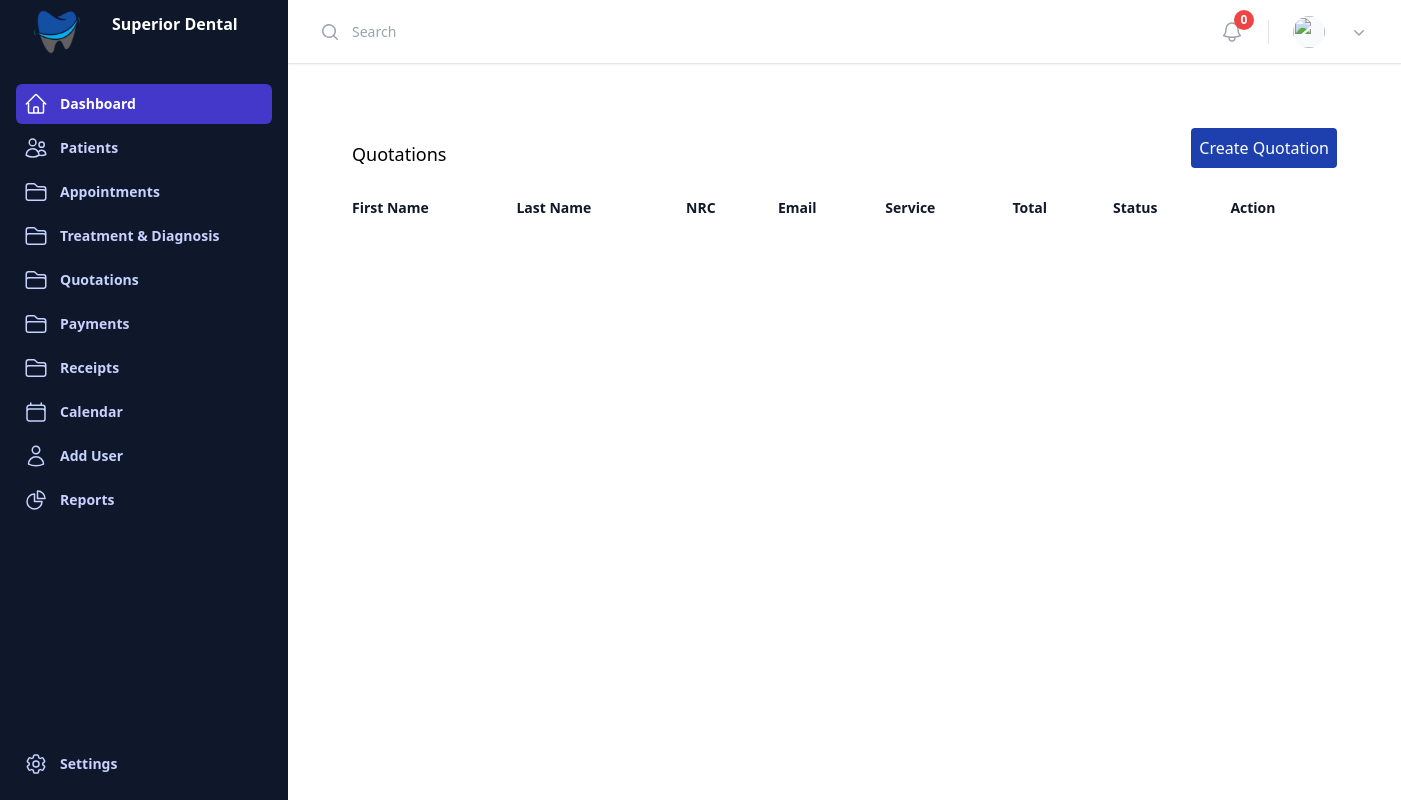
/quotation_list/, run on an earlier commit of the app's database.
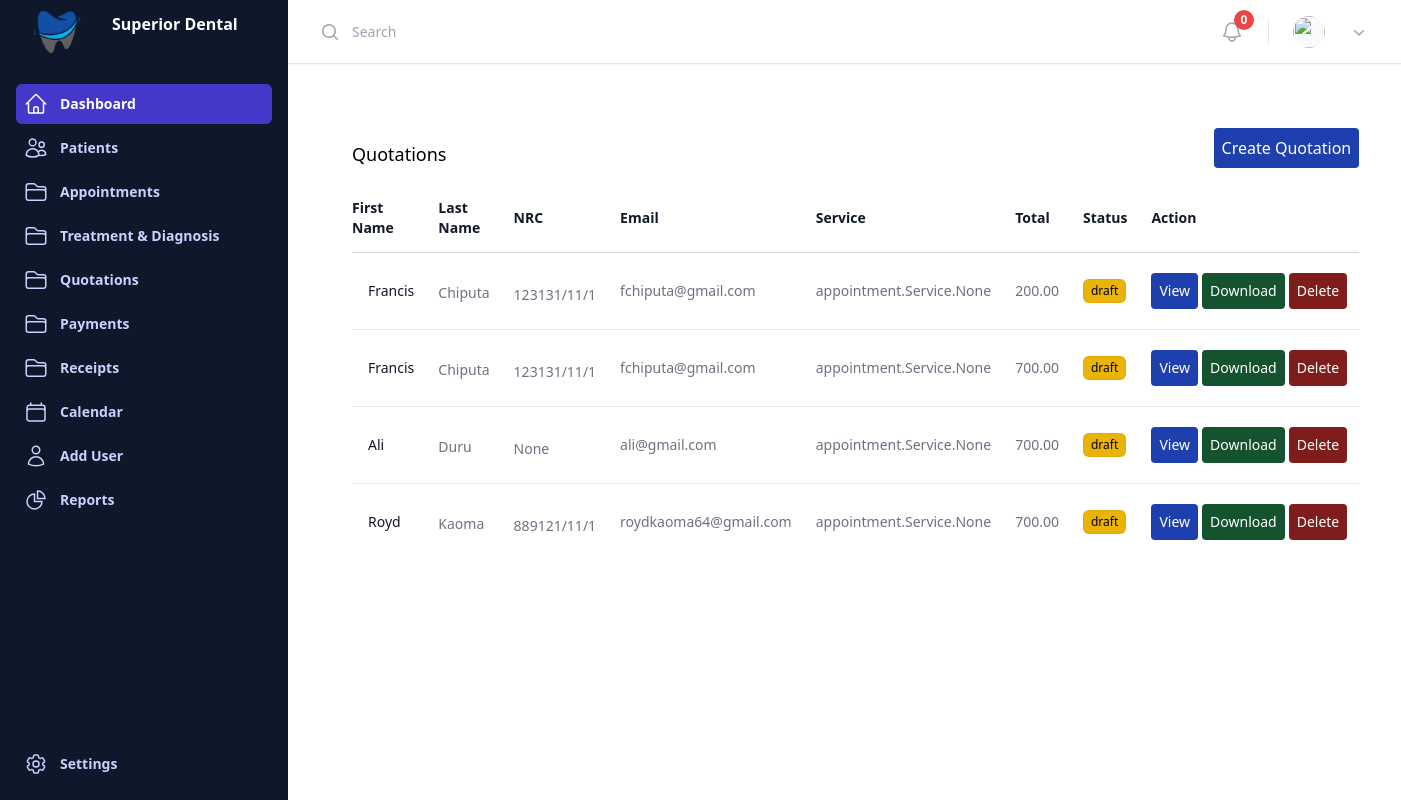
And on a later commit of the database.
### payments/models.py (models this page shows, shortened)
class Quotation(models.Model):
    STATUS_CHOICES = [
        ('draft', 'Draft'),
        ('issued', 'Issued'),
        ('accepted', 'Accepted'),
        ('rejected', 'Rejected')
    ]
    patient = models.ForeignKey(Patient, on_delete=models.CASCADE)
    services = models.ManyToManyField(Service, through='QuotationService')
    total_amount = models.DecimalField(max_digits=10, decimal_places=2, blank=True, null=True)
    updated_at = models.DateTimeField(auto_now=True)
    status = models.CharField(max_length=20, choices=STATUS_CHOICES, default='draft')
    notes = models.TextField(blank=True, null=True)

### patient/models.py (models this page shows, shortened)
class Patient(models.Model):
    first_name = models.CharField(max_length=50)
    last_name = models.CharField(max_length=50)
    date_of_birth = models.DateField(blank=True, null=True)
    gender_choices = [('M', 'Male'), ('F', 'Female')]
    gender = models.CharField(max_length=1, choices=gender_choices, blank=True, null=True)
    nrc = models.CharField(max_length=55,blank=True, null=True)
    phone = models.CharField(max_length=15)
    email = models.EmailField(unique=True)
    address = models.TextField(blank=True, null=True)
    medical_history = models.TextField(blank=True, null=True)
    is_patient = models.BooleanField(default=False)

### templates/views.py (the view)
# urls.py: path('quotation_list/', views.quotation_list, name='quotation_list'),
def quotation_list(request):
    quotations = Quotation.objects.all()
    return render(request, 'quotation_list.html', {'quotations': quotations})

### templates/quotation_list.html (shortened to what this page needs)
{% extends 'base.html' %}
{% block content %}
<div class="inline-block min-w-full py-2 align-middle sm:px-6 lg:px-8">
    <div class="container flex justify-between my-4 items-end">
        <h1 class="text-lg">Quotations</h1>
        <a href="{% url 'create_quotation_list' %}" class="btn btn-primary p-2 rounded bg-blue-800 text-white">Create Quotation</a>
    </div>
    <table class="min-w-full divide-y divide-gray-300">
      <thead>
        <tr>
          <th scope="col" class="py-3.5 pl-4 pr-3 text-left text-sm font-semibold text-gray-900 sm:pl-0">First Name</th>
          <th scope="col" class="px-3 py-3.5 text-left text-sm font-semibold text-gray-900">Last Name</th>
          <th scope="col" class="px-3 py-3.5 text-left text-sm font-semibold text-gray-900">NRC</th>
          <th scope="col" class="px-3 py-3.5 text-left text-sm font-semibold text-gray-900">Email</th>
          <th scope="col" class="px-3 py-3.5 text-left text-sm font-semibold text-gray-900">Service</th>
          <th scope="col" class="px-3 py-3.5 text-left text-sm font-semibold text-gray-900">Total</th>
          <th scope="col" class="px-3 py-3.5 text-left text-sm font-semibold text-gray-900">Status</th>
          <th scope="col" class="px-3 py-3.5 text-left text-sm font-semibold text-gray-900">Action</th>
        </tr>
      </thead>
      <tbody class="divide-y divide-gray-200 bg-white">
        {% for quotations in quotations %}
        <tr>
          <td class="whitespace-nowrap py-5 pl-4 pr-3 text-sm sm:pl-0">
            <div class="flex items-center">
              <div class="ml-4">
                <div class="font-medium text-gray-900">{{quotations.patient.first_name}}</div>
              </div>
            </div>
          </td>
          <td class="whitespace-nowrap px-3 py-5 text-sm text-gray-500">
              <div class="mt-1 text-gray-500"> {{ quotations.patient.last_name }} </div>
          </td>
          <td class="whitespace-nowrap px-3 py-5 text-sm text-gray-500">
              <div class="mt-2 flex items-center text-sm text-gray-500">
                  {{ quotations.patient.nrc}}
                </div>
                <td class="whitespace-nowrap px-3 py-5 text-sm text-gray-500">
                    <p class="text-sm text-gray-500">
                        <a href="#" class="hover:underline"> {{ quotations.patient.email}}</a>
                      </p>
                </td>
                <td class="whitespace-nowrap px-3 py-5 text-sm text-gray-500">
                  <p class="text-sm text-gray-500">
                     {{ quotations.services }}
                    </p>
              </td>
              <td class="whitespace-nowrap px-3 py-5 text-sm text-gray-500">
                  <p class="text-sm text-gray-500">
                     {{ quotations.total_amount }}
                  </p>
              </td>
          </td>
          <td class="whitespace-nowrap px-3 py-5 text-sm text-gray-500">
            <span class="inline-flex items-center rounded-md bg-yellow-500 px-2 py-1 text-xs font-medium text-black ring-1 ring-inset ring-yellow-600/20">{{ quotations.status}}</span>
          </td>
          <td  class="whitespace-nowrap px-3 py-5 text-sm flex flex-row gap-1">
            <a href="{% url 'quotation_detail' quotations.id %}" class="btn btn-primary p-2 rounded bg-blue-800 text-white">View</a>
            <a href="{% url 'quotation_detail' quotations.id %}" class="btn btn-primary p-2 rounded bg-green-900 text-white">Download</a>
            <a href="{% url 'quotation_detail' quotations.id %}" class="btn btn-primary p-2 rounded bg-red-900 text-white">Delete</a>
        </tr>
        {% endfor %}
      </tbody>
    </table>
  </div>
{% endblock %}

### templates/base.html (shortened to what this page needs)
{% load static %}
<!DOCTYPE html>
<html lang="en">
<head>
    <script src="https://cdn.tailwindcss.com"></script>
</head>
<body>
<div>
  <div class="hidden lg:fixed lg:inset-y-0 lg:z-50 lg:flex lg:w-72 lg:flex-col">
    <div class="flex grow flex-col gap-y-5 overflow-y-auto bg-slate-900 px-6 pb-4">
      <div class="flex h-16 shrink-0 items-start justify-start">
        <img src="{% static '/img/logo.png' %}" alt="logo" class="h-16 w-16">
        <h1 class=" p-3 mx-3 text-white font-bold"> Superior Dental </h1>
      </div>
      <nav class="flex flex-1 flex-col">
        <ul role="list" class="flex flex-1 flex-col gap-y-7">
          <li>
            <ul role="list" class="-mx-2 space-y-1">
              <li>
                <a href="{%  url 'dashboard' %}" class="group flex gap-x-3 rounded-md bg-indigo-700 p-2 text-sm/6 font-semibold text-white">
                  Dashboard
                </a>
              </li>
              <li>
                <a href="{%  url 'patients' %}" class="group flex gap-x-3 rounded-md p-2 text-sm/6 font-semibold text-indigo-200 hover:bg-indigo-700 hover:text-white">
                  Patients
                </a>
              </li>
              <li>
                <a href="{% url 'appointments' %}" class="group flex gap-x-3 rounded-md p-2 text-sm/6 font-semibold text-indigo-200 hover:bg-indigo-700 hover:text-white">
                  Appointments
                </a>
              </li>
              <li>
                <a href="{% url 'scheduled_appointment' %}" class="group flex gap-x-3 rounded-md p-2 text-sm/6 font-semibold text-indigo-200 hover:bg-indigo-700 hover:text-white">
                  Treatment & Diagnosis
                </a>
              </li>
              <li>
                <a href="{% url 'quotation_list' %}" class="group flex gap-x-3 rounded-md p-2 text-sm/6 font-semibold text-indigo-200 hover:bg-indigo-700 hover:text-white">
                  Quotations
                </a>
              </li>
              <li>
                <a href="" class="group flex gap-x-3 rounded-md p-2 text-sm/6 font-semibold text-indigo-200 hover:bg-indigo-700 hover:text-white">
                  Payments
                </a>
              </li>
              <li>
                <a href="" class="group flex gap-x-3 rounded-md p-2 text-sm/6 font-semibold text-indigo-200 hover:bg-indigo-700 hover:text-white">
                  Receipts
                </a>
              </li>
              <li>
                <a href="#" class="group flex gap-x-3 rounded-md p-2 text-sm/6 font-semibold text-indigo-200 hover:bg-indigo-700 hover:text-white">
                  Calendar
                </a>
              </li>
              <li>
                <a href="{% url 'create_user' %}" class="group flex gap-x-3 rounded-md p-2 text-sm/6 font-semibold text-indigo-200 hover:bg-indigo-700 hover:text-white">
                  Add User
                </a>
              </li>
              <li>
                <a href="#" class="group flex gap-x-3 rounded-md p-2 text-sm/6 font-semibold text-indigo-200 hover:bg-indigo-700 hover:text-white">
                  Reports
                </a>
              </li>
            </ul>
          </li>
          <li>
          <li class="mt-auto">
            <a href="#" class="group -mx-2 flex gap-x-3 rounded-md p-2 text-sm/6 font-semibold text-indigo-200 hover:bg-indigo-700 hover:text-white">
              Settings
            </a>
          </li>
        </ul>
      </nav>
    </div>
  </div>
  <div class="lg:pl-72">
    <div class="sticky top-0 z-40 flex h-16 shrink-0 items-center gap-x-4 border-b border-gray-200 bg-white px-4 shadow-sm sm:gap-x-6 sm:px-6 lg:px-8">
      <div class="flex flex-1 gap-x-4 self-stretch lg:gap-x-6">
        <form class="grid flex-1 grid-cols-1" action="#" method="GET">
          <input type="search" name="search" aria-label="Search" class="col-start-1 row-start-1 block size-full bg-white pl-8 text-base text-gray-900 outline-none placeholder:text-gray-400 sm:text-sm/6" placeholder="Search">
        </form>
        <div class="flex items-center gap-x-4 lg:gap-x-6">
<button
id="notificationButton"
type="button"
class="-m-2.5 p-2.5 text-gray-400 hover:text-gray-500 relative"
>
    <span
        id="notificationCount"
        class="absolute top-0 right-0 bg-red-500 text-white text-xs font-bold rounded-full w-5 h-5 flex items-center justify-center"
    >0</span>
    </button>
          <div class="relative">
            <button type="button" class="-m-1.5 flex items-center p-1.5" id="user-menu-button" aria-expanded="false" aria-haspopup="true" onclick="toggleDropdown(event)">
              <img class="size-8 rounded-full bg-gray-50" src="https://images.unsplash.com/photo-1472099645785-5658abf4ff4e?ixlib=rb-1.2.1&ixid=eyJhcHBfaWQiOjEyMDd9&auto=format&fit=facearea&facepad=2&w=256&h=256&q=80" alt="">
              <span class="hidden lg:flex lg:items-center">
                <svg class="ml-2 size-5 text-gray-400" viewBox="0 0 20 20" fill="currentColor" aria-hidden="true" data-slot="icon">
                  <path fill-rule="evenodd" d="M5.22 8.22a.75.75 0 0 1 1.06 0L10 11.94l3.72-3.72a.75.75 0 1 1 1.06 1.06l-4.25 4.25a.75.75 0 0 1-1.06 0L5.22 9.28a.75.75 0 0 1 0-1.06Z" clip-rule="evenodd" />
                </svg>
              </span>
            </button>
          </div>
        </div>
      </div>
    </div>
    <main class="py-10">
      <div class="px-4 sm:px-6 lg:px-8">
         {% block content %}
         {% endblock %}
      </div>
    </main>
  </div>
</div>
</body>
</html>

What changed in the data, as far as the page shows it:
added Quotation: patient.first_name "Francis", patient.last_name "Chiputa", patient.nrc "123131/11/1", patient.email "fchiputa@gmail.com", services "appointment.Service.None", total_amount "200.00", status "draft"
added Quotation: patient.first_name "Francis", patient.last_name "Chiputa", patient.nrc "123131/11/1", patient.email "fchiputa@gmail.com", services "appointment.Service.None", total_amount "700.00", status "draft"
added Quotation: patient.first_name "Ali", patient.last_name "Duru", patient.nrc "None", patient.email "ali@gmail.com", services "appointment.Service.None", total_amount "700.00", status "draft"
added Quotation: patient.first_name "Royd", patient.last_name "Kaoma", patient.nrc "889121/11/1", patient.email "roydkaoma64@gmail.com", services "appointment.Service.None", total_amount "700.00", status "draft"
